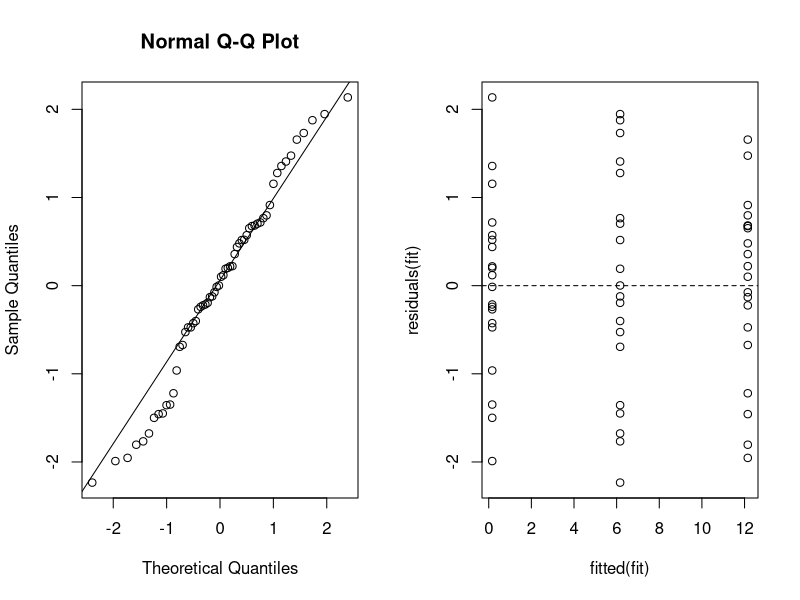

Generate this figure with R:
set.seed(440)
g <- factor(rep(c("A","B","C"),each=20))
y <- rep(c(0,6,12),each=20)+rnorm(60)
fit <- aov(y ~ g)
par(mfrow=c(1,2))
qqnorm(residuals(fit)); qqline(residuals(fit))
plot(fitted(fit),residuals(fit)); abline(h=0,lty=2)
